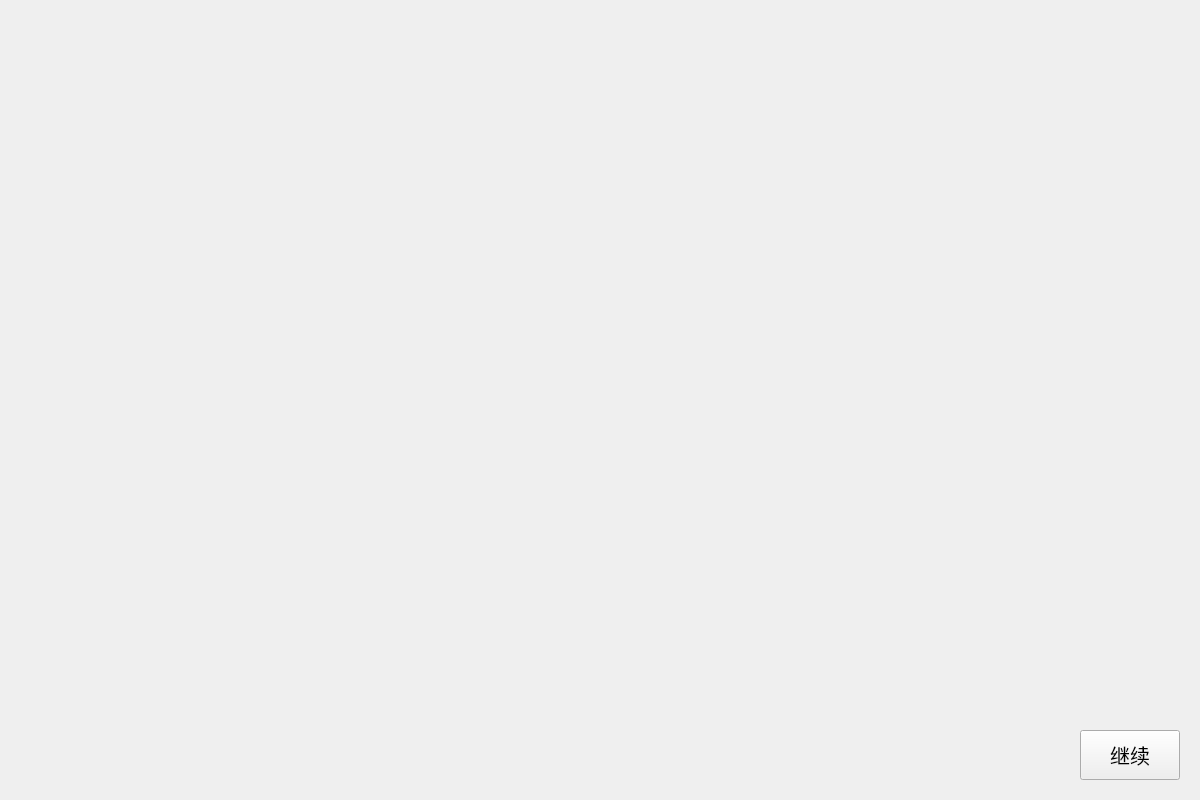
<?xml version="1.0" encoding="UTF-8"?>
<ui version="4.0">
 <class>PPT16</class>
 <widget class="QWidget" name="PPT16">
  <property name="geometry">
   <rect>
    <x>0</x>
    <y>0</y>
    <width>1200</width>
    <height>800</height>
   </rect>
  </property>
  <property name="font">
   <font>
    <pointsize>9</pointsize>
   </font>
  </property>
  <property name="windowTitle">
   <string>Form</string>
  </property>
  <widget class="QPushButton" name="pushButton">
   <property name="geometry">
    <rect>
     <x>1080</x>
     <y>730</y>
     <width>100</width>
     <height>50</height>
    </rect>
   </property>
   <property name="font">
    <font>
     <pointsize>15</pointsize>
    </font>
   </property>
   <property name="text">
    <string>继续</string>
   </property>
   <property name="icon">
    <iconset resource="res.qrc">
     <normaloff>:/P1-6/IMAGE/jx (2).jpg</normaloff>:/P1-6/IMAGE/jx (2).jpg</iconset>
   </property>
   <property name="iconSize">
    <size>
     <width>30</width>
     <height>30</height>
    </size>
   </property>
  </widget>
 </widget>
 <resources>
  <include location="res.qrc"/>
 </resources>
 <connections/>
</ui>
